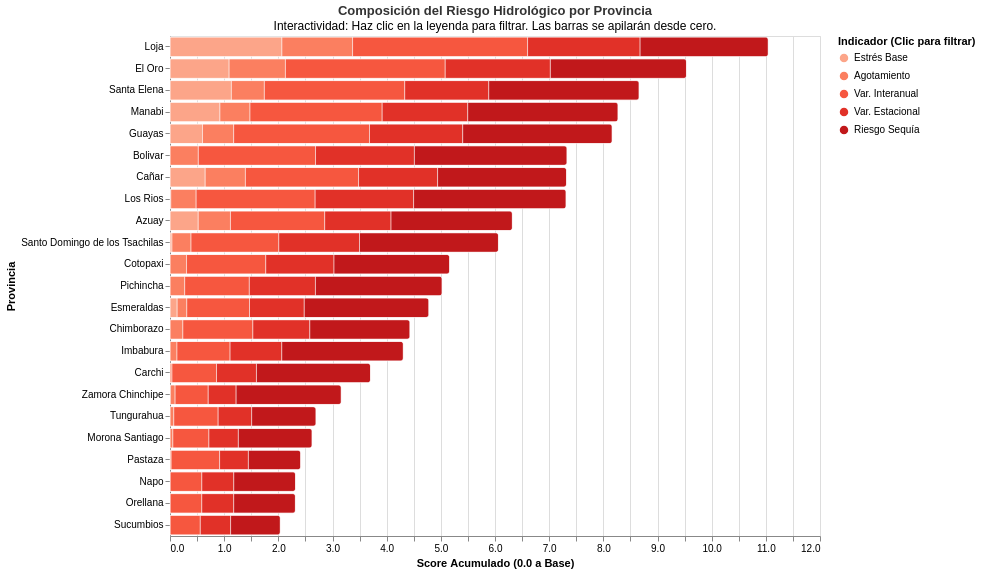

Notebook cell for this chart:
### Code cell
import pandas as pd
import altair as alt
import numpy as np

# Configuración global de Altair
alt.data_transformers.disable_max_rows()
alt.theme.enable('fivethirtyeight')

# 1. Cargar datos
df = pd.read_csv("data/cleaned_data.csv")

# --- CORRECCIÓN 1: Filtrar únicamente Ecuador antes de agrupar ---
df_ecuador = df[df['name_0'] == 'Ecuador'].copy()

# 2. Función de promedio ponderado
def w_avg(df, values_cols, weight_col):
    d = df[values_cols]
    w = df[weight_col]
    return (d.multiply(w, axis=0).sum(axis=0)) / w.sum()

# 3. Agrupación provincial
cols_riesgo = [col for col in df_ecuador.columns if col.endswith('_score') or col.endswith('_total')]
df_prov = df_ecuador.groupby('name_1').apply(lambda x: w_avg(x, cols_riesgo, 'area_km2')).reset_index()

# 4. Dimensiones macro
cols_hidro = ['bws_score', 'bwd_score', 'iav_score', 'sev_score', 'drr_score']
cols_eventos = ['rfr_score', 'cfr_score']
cols_calidad = ['ucw_score', 'cep_score', 'udw_score', 'usa_score']
cols_industria = [col for col in df_ecuador.columns if col.startswith('w_awr_')]

# --- CORRECCIÓN 2: Usar 'df_prov' en lugar de 'df' para calcular el promedio final ---
df_prov['Riesgo_Total'] = df_prov[['Riesgo_Hidrologico_total', 'Riesgo_Eventos_total', 'Riesgo_Calidad_Agua_total', 'Riesgo_por_Industria_total']].mean(axis=1)

# =========================================================================
# --- CELDA ACTUALIZADA: Gráfico Interactivo con Filtro Base Cero ---
# =========================================================================

# --- CORRECCIÓN 3: Ajustar el nombre correcto de la columna en 'id_vars' ---
df_hidro_melt = df_prov.melt(
    id_vars=['name_1', 'Riesgo_Hidrologico_total'], 
    value_vars=cols_hidro, 
    var_name='Indicador', 
    value_name='Score'
)

# Renombrar indicadores para legibilidad
dict_hidro = {
    'bws_score': 'Estrés Base', 
    'bwd_score': 'Agotamiento', 
    'iav_score': 'Var. Interanual', 
    'sev_score': 'Var. Estacional', 
    'drr_score': 'Riesgo Sequía'
}
df_hidro_melt['Indicador'] = df_hidro_melt['Indicador'].map(dict_hidro)

# Lista fija de los indicadores (Truco para que la leyenda no desaparezca al filtrar)
lista_indicadores = list(dict_hidro.values())

# 1. Parámetro de interacción (bind='legend' mantiene la selección desde la leyenda)
seleccion_indicador = alt.selection_point(fields=['Indicador'], bind='legend')

# 2. Construir el gráfico
bars_hidro = alt.Chart(df_hidro_melt).mark_bar(
    cornerRadiusEnd=3, 
    stroke='white',    
    strokeWidth=0.5
).encode(
    x=alt.X('sum(Score):Q', title='Score Acumulado (0.0 a Base)'),
    
    # El sort se recalculará dinámicamente según el filtro aplicado
    y=alt.Y('name_1:N', sort=alt.EncodingSortField(field='Score', op='sum', order='descending'), title='Provincia'),
    
    # IMPORTANTE: Definimos el 'domain' explícitamente dentro de Scale
    color=alt.Color('Indicador:N', 
                    scale=alt.Scale(scheme='reds', domain=lista_indicadores),
                    legend=alt.Legend(title="Indicador (Clic para filtrar)", symbolType='circle')),
    
    tooltip=[
        alt.Tooltip('name_1:N', title='Provincia'),
        alt.Tooltip('Indicador:N', title='Sub-indicador'),
        alt.Tooltip('Score:Q', title='Score', format='.2f')
    ]
).properties(
    title=alt.TitleParams(
        text='Composición del Riesgo Hidrológico por Provincia',
        subtitle='Interactividad: Haz clic en la leyenda para filtrar. Las barras se apilarán desde cero.',
        color='#333333'
    ),
    width=650, 
    height=500
).add_params(
    seleccion_indicador
).transform_filter(
    seleccion_indicador
).interactive()

# Mostrar gráfico
bars_hidro

### Figure 1 — Vega-Lite specification as saved in the notebook (floating-point values rounded to 4 significant figures)
{"usermeta": {"embedOptions": {"theme": "fivethirtyeight"}}, "config": {"view": {"continuousWidth": 300, "continuousHeight": 300}}, "data": {"name": "data-af3364472b12e376db082781dfcb7114"}, "mark": {"type": "bar", "cornerRadiusEnd": 3, "stroke": "white", "strokeWidth": 0.5}, "encoding": {"color": {"field": "Indicador", "legend": {"symbolType": "circle", "title": "Indicador (Clic para filtrar)"}, "scale": {"domain": ["Estrés Base", "Agotamiento", "Var. Interanual", "Var. Estacional", "Riesgo Sequía"], "scheme": "reds"}, "type": "nominal"}, "tooltip": [{"field": "name_1", "title": "Provincia", "type": "nominal"}, {"field": "Indicador", "title": "Sub-indicador", "type": "nominal"}, {"field": "Score", "format": ".2f", "title": "Score", "type": "quantitative"}], "x": {"aggregate": "sum", "field": "Score", "title": "Score Acumulado (0.0 a Base)", "type": "quantitative"}, "y": {"field": "name_1", "sort": {"field": "Score", "op": "sum", "order": "descending"}, "title": "Provincia", "type": "nominal"}}, "height": 500, "params": [{"name": "param_8d08717005a3ad05", "select": {"type": "point", "fields": ["Indicador"]}, "bind": "legend"}, {"name": "param_1e9efca18e7a2868", "select": {"type": "interval", "encodings": ["x", "y"]}, "bind": "scales"}], "title": {"text": "Composición del Riesgo Hidrológico por Provincia", "color": "#333333", "subtitle": "Interactividad: Haz clic en la leyenda para filtrar. Las barras se apilarán desde cero."}, "transform": [{"filter": {"param": "param_8d08717005a3ad05"}}], "width": 650, "$schema": "https://vega.github.io/schema/vega-lite/v6.1.0.json", "datasets": {"data-af3364472b12e376db082781dfcb7114": [{"name_1": "Azuay", "Riesgo_Hidrologico_total": 1.264, "Indicador": "Estrés Base", "Score": 0.5215}, {"name_1": "Bolivar", "Riesgo_Hidrologico_total": 1.466, "Indicador": "Estrés Base", "Score": 0.0}, {"name_1": "Carchi", "Riesgo_Hidrologico_total": 0.7403, "Indicador": "Estrés Base", "Score": 0.0}, {"name_1": "Cañar", "Riesgo_Hidrologico_total": 1.464, "Indicador": "Estrés Base", "Score": 0.6499}, {"name_1": "Chimborazo", "Riesgo_Hidrologico_total": 0.8859, "Indicador": "Estrés Base", "Score": 0.0002108}, {"name_1": "Cotopaxi", "Riesgo_Hidrologico_total": 1.032, "Indicador": "Estrés Base", "Score": 0.0}, {"name_1": "El Oro", "Riesgo_Hidrologico_total": 1.907, "Indicador": "Estrés Base", "Score": 1.092}, {"name_1": "Esmeraldas", "Riesgo_Hidrologico_total": 0.9558, "Indicador": "Estrés Base", "Score": 0.1323}, {"name_1": "Guayas", "Riesgo_Hidrologico_total": 1.633, "Indicador": "Estrés Base", "Score": 0.6}, {"name_1": "Imbabura", "Riesgo_Hidrologico_total": 0.8616, "Indicador": "Estrés Base", "Score": 0.0}, {"name_1": "Loja", "Riesgo_Hidrologico_total": 2.209, "Indicador": "Estrés Base", "Score": 2.066}, {"name_1": "Los Rios", "Riesgo_Hidrologico_total": 1.462, "Indicador": "Estrés Base", "Score": 0.01475}, {"name_1": "Manabi", "Riesgo_Hidrologico_total": 1.654, "Indicador": "Estrés Base", "Score": 0.9219}, {"name_1": "Morona Santiago", "Riesgo_Hidrologico_total": 0.5247, "Indicador": "Estrés Base", "Score": 4.508e-06}, {"name_1": "Napo", "Riesgo_Hidrologico_total": 0.4635, "Indicador": "Estrés Base", "Score": 0.0}, {"name_1": "Orellana", "Riesgo_Hidrologico_total": 0.463, "Indicador": "Estrés Base", "Score": 0.0}, {"name_1": "Pastaza", "Riesgo_Hidrologico_total": 0.4825, "Indicador": "Estrés Base", "Score": 0.0}, {"name_1": "Pichincha", "Riesgo_Hidrologico_total": 1.005, "Indicador": "Estrés Base", "Score": 0.0}, {"name_1": "Santa Elena", "Riesgo_Hidrologico_total": 1.732, "Indicador": "Estrés Base", "Score": 1.133}, {"name_1": "Santo Domingo de los Tsachilas", "Riesgo_Hidrologico_total": 1.213, "Indicador": "Estrés Base", "Score": 0.0367}, {"name_1": "Sucumbios", "Riesgo_Hidrologico_total": 0.4074, "Indicador": "Estrés Base", "Score": 0.0}, {"name_1": "Tungurahua", "Riesgo_Hidrologico_total": 0.5391, "Indicador": "Estrés Base", "Score": 0.0}, {"name_1": "Zamora Chinchipe", "Riesgo_Hidrologico_total": 0.6324, "Indicador": "Estrés Base", "Score": 0.00515}, {"name_1": "Azuay", "Riesgo_Hidrologico_total": 1.264, "Indicador": "Agotamiento", "Score": 0.5948}, {"name_1": "Bolivar", "Riesgo_Hidrologico_total": 1.466, "Indicador": "Agotamiento", "Score": 0.5231}, {"name_1": "Carchi", "Riesgo_Hidrologico_total": 0.7403, "Indicador": "Agotamiento", "Score": 0.03643}, {"name_1": "Cañar", "Riesgo_Hidrologico_total": 1.464, "Indicador": "Agotamiento", "Score": 0.7423}, {"name_1": "Chimborazo", "Riesgo_Hidrologico_total": 0.8859, "Indicador": "Agotamiento", "Score": 0.2372}, {"name_1": "Cotopaxi", "Riesgo_Hidrologico_total": 1.032, "Indicador": "Agotamiento", "Score": 0.3053}, {"name_1": "El Oro", "Riesgo_Hidrologico_total": 1.907, "Indicador": "Agotamiento", "Score": 1.039}, {"name_1": "Esmeraldas", "Riesgo_Hidrologico_total": 0.9558, "Indicador": "Agotamiento", "Score": 0.1781}, {"name_1": "Guayas", "Riesgo_Hidrologico_total": 1.633, "Indicador": "Agotamiento", "Score": 0.576}, {"name_1": "Imbabura", "Riesgo_Hidrologico_total": 0.8616, "Indicador": "Agotamiento", "Score": 0.1291}, {"name_1": "Loja", "Riesgo_Hidrologico_total": 2.209, "Indicador": "Agotamiento", "Score": 1.305}, {"name_1": "Los Rios", "Riesgo_Hidrologico_total": 1.462, "Indicador": "Agotamiento", "Score": 0.468}, {"name_1": "Manabi", "Riesgo_Hidrologico_total": 1.654, "Indicador": "Agotamiento", "Score": 0.5552}, {"name_1": "Morona Santiago", "Riesgo_Hidrologico_total": 0.5247, "Indicador": "Agotamiento", "Score": 0.05287}, {"name_1": "Napo", "Riesgo_Hidrologico_total": 0.4635, "Indicador": "Agotamiento", "Score": 0.001995}, {"name_1": "Orellana", "Riesgo_Hidrologico_total": 0.463, "Indicador": "Agotamiento", "Score": 0.001753}, {"name_1": "Pastaza", "Riesgo_Hidrologico_total": 0.4825, "Indicador": "Agotamiento", "Score": 0.02099}, {"name_1": "Pichincha", "Riesgo_Hidrologico_total": 1.005, "Indicador": "Agotamiento", "Score": 0.2717}, {"name_1": "Santa Elena", "Riesgo_Hidrologico_total": 1.732, "Indicador": "Agotamiento", "Score": 0.609}, {"name_1": "Santo Domingo de los Tsachilas", "Riesgo_Hidrologico_total": 1.213, "Indicador": "Agotamiento", "Score": 0.3517}, {"name_1": "Sucumbios", "Riesgo_Hidrologico_total": 0.4074, "Indicador": "Agotamiento", "Score": 0.001434}, {"name_1": "Tungurahua", "Riesgo_Hidrologico_total": 0.5391, "Indicador": "Agotamiento", "Score": 0.07025}, {"name_1": "Zamora Chinchipe", "Riesgo_Hidrologico_total": 0.6324, "Indicador": "Agotamiento", "Score": 0.08928}, {"name_1": "Azuay", "Riesgo_Hidrologico_total": 1.264, "Indicador": "Var. Interanual", "Score": 1.74}, {"name_1": "Bolivar", "Riesgo_Hidrologico_total": 1.466, "Indicador": "Var. Interanual", "Score": 2.164}, {"name_1": "Carchi", "Riesgo_Hidrologico_total": 0.7403, "Indicador": "Var. Interanual", "Score": 0.822}, {"name_1": "Cañar", "Riesgo_Hidrologico_total": 1.464, "Indicador": "Var. Interanual", "Score": 2.089}, {"name_1": "Chimborazo", "Riesgo_Hidrologico_total": 0.8859, "Indicador": "Var. Interanual", "Score": 1.293}, {"name_1": "Cotopaxi", "Riesgo_Hidrologico_total": 1.032, "Indicador": "Var. Interanual", "Score": 1.463}, {"name_1": "El Oro", "Riesgo_Hidrologico_total": 1.907, "Indicador": "Var. Interanual", "Score": 2.95}, {"name_1": "Esmeraldas", "Riesgo_Hidrologico_total": 0.9558, "Indicador": "Var. Interanual", "Score": 1.158}, {"name_1": "Guayas", "Riesgo_Hidrologico_total": 1.633, "Indicador": "Var. Interanual", "Score": 2.507}, {"name_1": "Imbabura", "Riesgo_Hidrologico_total": 0.8616, "Indicador": "Var. Interanual", "Score": 0.9802}, {"name_1": "Loja", "Riesgo_Hidrologico_total": 2.209, "Indicador": "Var. Interanual", "Score": 3.231}, {"name_1": "Los Rios", "Riesgo_Hidrologico_total": 1.462, "Indicador": "Var. Interanual", "Score": 2.197}, {"name_1": "Manabi", "Riesgo_Hidrologico_total": 1.654, "Indicador": "Var. Interanual", "Score": 2.44}, {"name_1": "Morona Santiago", "Riesgo_Hidrologico_total": 0.5247, "Indicador": "Var. Interanual", "Score": 0.6658}, {"name_1": "Napo", "Riesgo_Hidrologico_total": 0.4635, "Indicador": "Var. Interanual", "Score": 0.5857}, {"name_1": "Orellana", "Riesgo_Hidrologico_total": 0.463, "Indicador": "Var. Interanual", "Score": 0.5851}, {"name_1": "Pastaza", "Riesgo_Hidrologico_total": 0.4825, "Indicador": "Var. Interanual", "Score": 0.895}, {"name_1": "Pichincha", "Riesgo_Hidrologico_total": 1.005, "Indicador": "Var. Interanual", "Score": 1.193}, {"name_1": "Santa Elena", "Riesgo_Hidrologico_total": 1.732, "Indicador": "Var. Interanual", "Score": 2.592}, {"name_1": "Santo Domingo de los Tsachilas", "Riesgo_Hidrologico_total": 1.213, "Indicador": "Var. Interanual", "Score": 1.62}, {"name_1": "Sucumbios", "Riesgo_Hidrologico_total": 0.4074, "Indicador": "Var. Interanual", "Score": 0.5581}, {"name_1": "Tungurahua", "Riesgo_Hidrologico_total": 0.5391, "Indicador": "Var. Interanual", "Score": 0.819}, {"name_1": "Zamora Chinchipe", "Riesgo_Hidrologico_total": 0.6324, "Indicador": "Var. Interanual", "Score": 0.6115}, {"name_1": "Azuay", "Riesgo_Hidrologico_total": 1.264, "Indicador": "Var. Estacional", "Score": 1.225}, {"name_1": "Bolivar", "Riesgo_Hidrologico_total": 1.466, "Indicador": "Var. Estacional", "Score": 1.826}, {"name_1": "Carchi", "Riesgo_Hidrologico_total": 0.7403, "Indicador": "Var. Estacional", "Score": 0.7378}, {"name_1": "Cañar", "Riesgo_Hidrologico_total": 1.464, "Indicador": "Var. Estacional", "Score": 1.459}, {"name_1": "Chimborazo", "Riesgo_Hidrologico_total": 0.8859, "Indicador": "Var. Estacional", "Score": 1.051}, {"name_1": "Cotopaxi", "Riesgo_Hidrologico_total": 1.032, "Indicador": "Var. Estacional", "Score": 1.26}, {"name_1": "El Oro", "Riesgo_Hidrologico_total": 1.907, "Indicador": "Var. Estacional", "Score": 1.941}, {"name_1": "Esmeraldas", "Riesgo_Hidrologico_total": 0.9558, "Indicador": "Var. Estacional", "Score": 1.011}, {"name_1": "Guayas", "Riesgo_Hidrologico_total": 1.633, "Indicador": "Var. Estacional", "Score": 1.721}, {"name_1": "Imbabura", "Riesgo_Hidrologico_total": 0.8616, "Indicador": "Var. Estacional", "Score": 0.9546}, {"name_1": "Loja", "Riesgo_Hidrologico_total": 2.209, "Indicador": "Var. Estacional", "Score": 2.077}, {"name_1": "Los Rios", "Riesgo_Hidrologico_total": 1.462, "Indicador": "Var. Estacional", "Score": 1.818}, {"name_1": "Manabi", "Riesgo_Hidrologico_total": 1.654, "Indicador": "Var. Estacional", "Score": 1.58}, {"name_1": "Morona Santiago", "Riesgo_Hidrologico_total": 0.5247, "Indicador": "Var. Estacional", "Score": 0.5435}, {"name_1": "Napo", "Riesgo_Hidrologico_total": 0.4635, "Indicador": "Var. Estacional", "Score": 0.59}, {"name_1": "Orellana", "Riesgo_Hidrologico_total": 0.463, "Indicador": "Var. Estacional", "Score": 0.5895}, {"name_1": "Pastaza", "Riesgo_Hidrologico_total": 0.4825, "Indicador": "Var. Estacional", "Score": 0.5315}, {"name_1": "Pichincha", "Riesgo_Hidrologico_total": 1.005, "Indicador": "Var. Estacional", "Score": 1.22}, {"name_1": "Santa Elena", "Riesgo_Hidrologico_total": 1.732, "Indicador": "Var. Estacional", "Score": 1.551}, {"name_1": "Santo Domingo de los Tsachilas", "Riesgo_Hidrologico_total": 1.213, "Indicador": "Var. Estacional", "Score": 1.49}, {"name_1": "Sucumbios", "Riesgo_Hidrologico_total": 0.4074, "Indicador": "Var. Estacional", "Score": 0.5595}, {"name_1": "Tungurahua", "Riesgo_Hidrologico_total": 0.5391, "Indicador": "Var. Estacional", "Score": 0.6187}, {"name_1": "Zamora Chinchipe", "Riesgo_Hidrologico_total": 0.6324, "Indicador": "Var. Estacional", "Score": 0.5151}, {"name_1": "Azuay", "Riesgo_Hidrologico_total": 1.264, "Indicador": "Riesgo Sequía", "Score": 2.24}, {"name_1": "Bolivar", "Riesgo_Hidrologico_total": 1.466, "Indicador": "Riesgo Sequía", "Score": 2.817}, {"name_1": "Carchi", "Riesgo_Hidrologico_total": 0.7403, "Indicador": "Riesgo Sequía", "Score": 2.105}, {"name_1": "Cañar", "Riesgo_Hidrologico_total": 1.464, "Indicador": "Riesgo Sequía", "Score": 2.38}, {"name_1": "Chimborazo", "Riesgo_Hidrologico_total": 0.8859, "Indicador": "Riesgo Sequía", "Score": 1.848}, {"name_1": "Cotopaxi", "Riesgo_Hidrologico_total": 1.032, "Indicador": "Riesgo Sequía", "Score": 2.134}, {"name_1": "El Oro", "Riesgo_Hidrologico_total": 1.907, "Indicador": "Riesgo Sequía", "Score": 2.513}, {"name_1": "Esmeraldas", "Riesgo_Hidrologico_total": 0.9558, "Indicador": "Riesgo Sequía", "Score": 2.3}, {"name_1": "Guayas", "Riesgo_Hidrologico_total": 1.633, "Indicador": "Riesgo Sequía", "Score": 2.759}, {"name_1": "Imbabura", "Riesgo_Hidrologico_total": 0.8616, "Indicador": "Riesgo Sequía", "Score": 2.244}, {"name_1": "Loja", "Riesgo_Hidrologico_total": 2.209, "Indicador": "Riesgo Sequía", "Score": 2.366}, {"name_1": "Los Rios", "Riesgo_Hidrologico_total": 1.462, "Indicador": "Riesgo Sequía", "Score": 2.815}, {"name_1": "Manabi", "Riesgo_Hidrologico_total": 1.654, "Indicador": "Riesgo Sequía", "Score": 2.774}, {"name_1": "Morona Santiago", "Riesgo_Hidrologico_total": 0.5247, "Indicador": "Riesgo Sequía", "Score": 1.361}, {"name_1": "Napo", "Riesgo_Hidrologico_total": 0.4635, "Indicador": "Riesgo Sequía", "Score": 1.14}, {"name_1": "Orellana", "Riesgo_Hidrologico_total": 0.463, "Indicador": "Riesgo Sequía", "Score": 1.139}, {"name_1": "Pastaza", "Riesgo_Hidrologico_total": 0.4825, "Indicador": "Riesgo Sequía", "Score": 0.965}, {"name_1": "Pichincha", "Riesgo_Hidrologico_total": 1.005, "Indicador": "Riesgo Sequía", "Score": 2.339}, {"name_1": "Santa Elena", "Riesgo_Hidrologico_total": 1.732, "Indicador": "Riesgo Sequía", "Score": 2.776}, {"name_1": "Santo Domingo de los Tsachilas", "Riesgo_Hidrologico_total": 1.213, "Indicador": "Riesgo Sequía", "Score": 2.565}, {"name_1": "Sucumbios", "Riesgo_Hidrologico_total": 0.4074, "Indicador": "Riesgo Sequía", "Score": 0.9179}, {"name_1": "Tungurahua", "Riesgo_Hidrologico_total": 0.5391, "Indicador": "Riesgo Sequía", "Score": 1.187}, {"name_1": "Zamora Chinchipe", "Riesgo_Hidrologico_total": 0.6324, "Indicador": "Riesgo Sequía", "Score": 1.941}]}}
